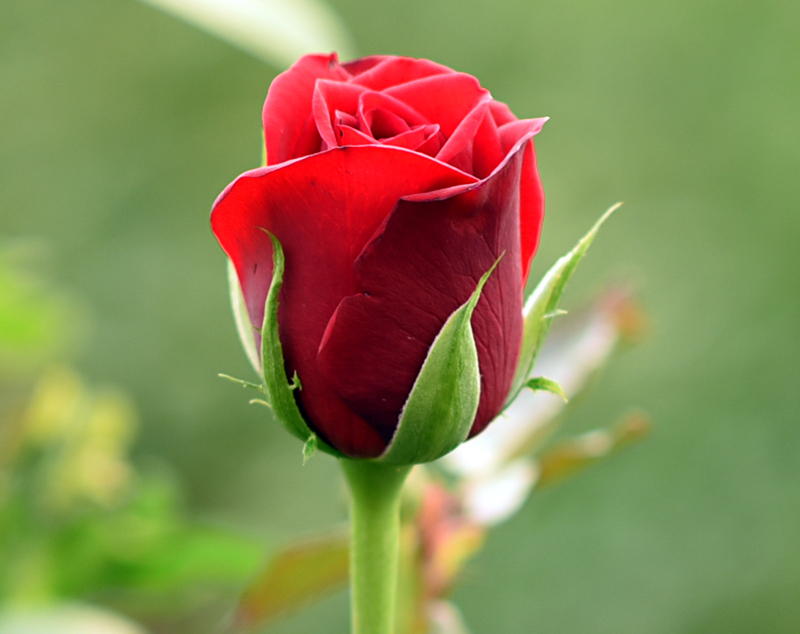
#> input picture Filters/1.jpg, 800 x 634 px
$ python Filters.py
#> lines starting #> are read from the running program, lines starting #| are printed output that depends on the picture; after the words box and inside, x2 and y2 are one past the last pixel; in counts of white or black regions, pixels touching at a corner belong together
import numpy as np
import cv2
import matplotlib
import matplotlib.pyplot as plt

filename = "1.jpg"
img = cv2.imread(filename, 0)
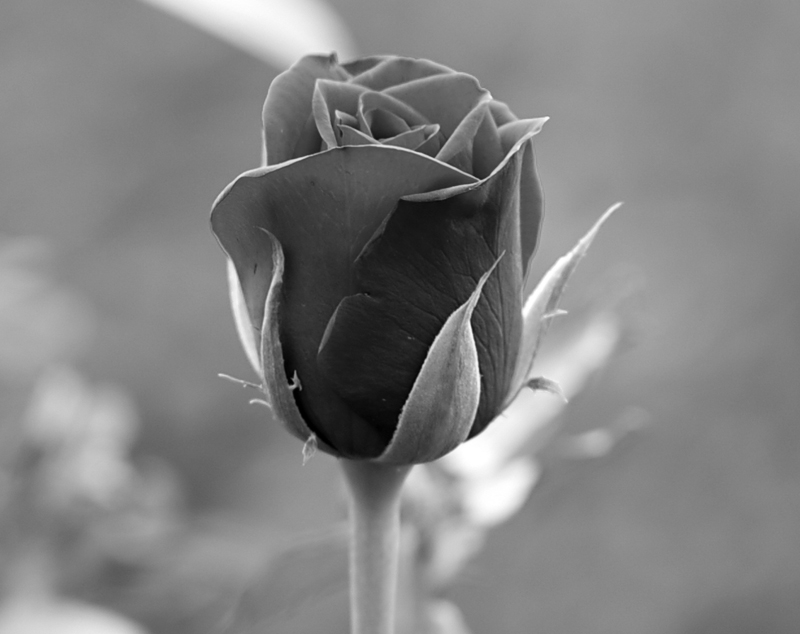
#> img: shape (634, 800); min 0, max 255, mean 130.2
row = len(img)
#> row = 634
column = len(img[0])
#> column = 800
"""**************************************************************************"""


def gaussian_kernel(size, size_y=None):
    size = int(size)
    if not size_y:
        size_y = size
    else:
        size_y = int(size_y)
    x, y = np.mgrid[-size:size + 1, -size_y:size_y + 1]
    g = np.exp(-(x ** 2 / float(size) + y ** 2 / float(size_y)))
    return g / g.sum()


"""**************************************************************************"""

gaussian_kernel_array = gaussian_kernel(2)
# print(gaussian_kernel_array)

img2 = cv2.filter2D(img, -1, gaussian_kernel_array)

"""plt.imshow(gaussian_kernel_array, cmap=plt.get_cmap('jet'), interpolation='nearest')
plt.colorbar()
plt.show()"""
H = np.zeros((row, column))
R = 80
for i in range(row):
    for j in range(column):
        if ((i - row / 2 - 1) * (i - row / 2 - 1) + (j - column / 2 - 1) * (j - column / 2 - 1)) < R * R:
            H[i, j] = 1
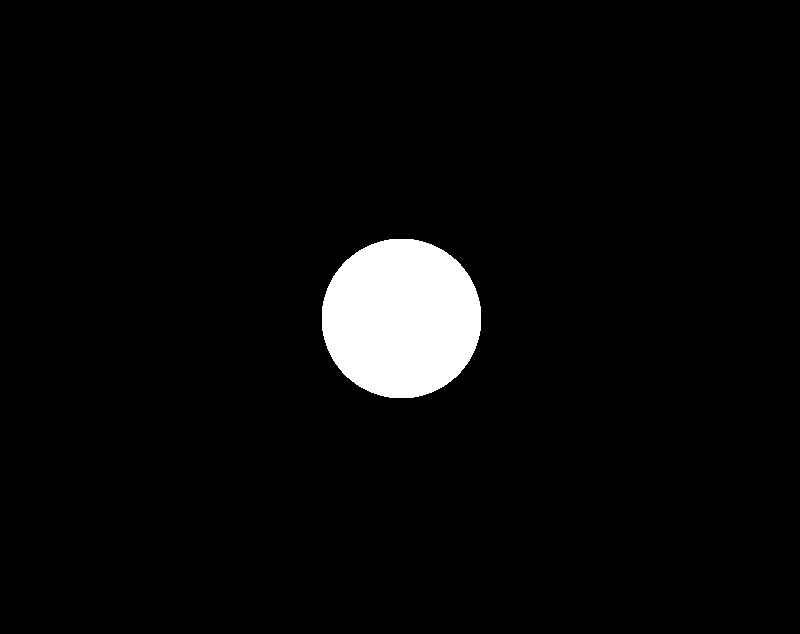
#> H: shape (634, 800) float64; values 0 (black) and 1 (white), 4% white; 1 white region, box (x1, y1, x2, y2) and area: (322, 239, 481, 398) 20069

f = np.fft.fft2(img)
fshift = np.fft.fftshift(f)
magnitude_spectrum = 20 * np.log(np.abs(fshift))
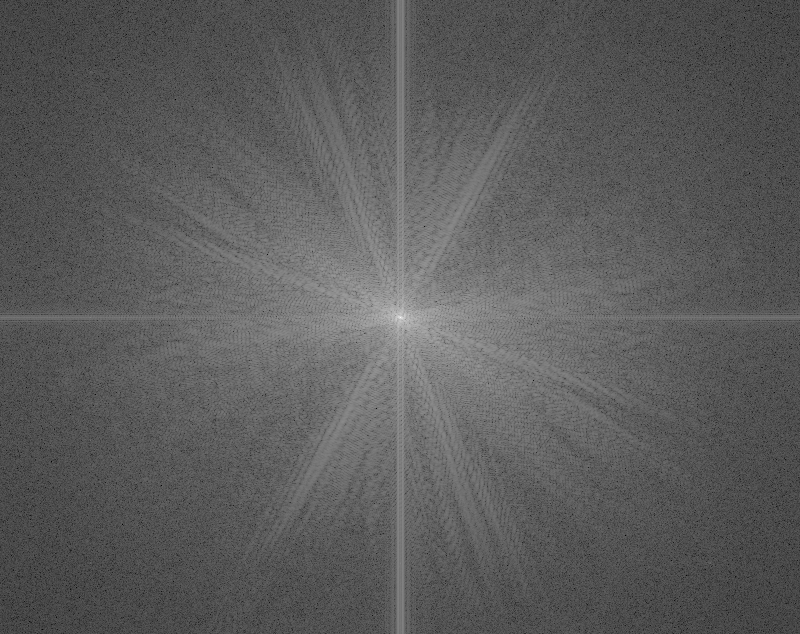
#> magnitude_spectrum: shape (634, 800) float64; min 16.12, max 360.1, mean 140.4; drawn with min black and max white
magnitude_spectrum = np.asarray(magnitude_spectrum, np.uint8)
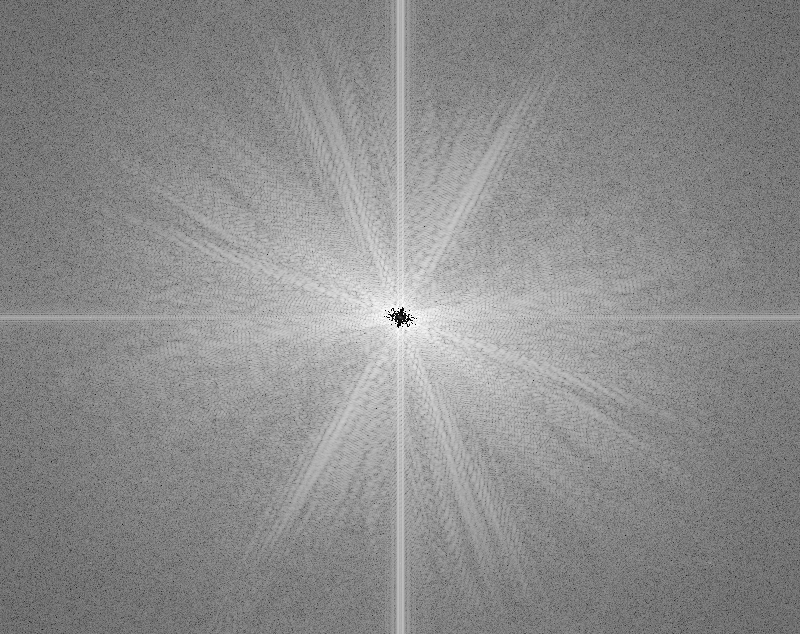
#> magnitude_spectrum: shape (634, 800); min 0, max 255, mean 139.8

F = fshift * H

f_ishift = np.fft.ifftshift(F)
img_back = np.fft.ifft2(f_ishift)
MS = 20 * np.log(np.abs(img_back))
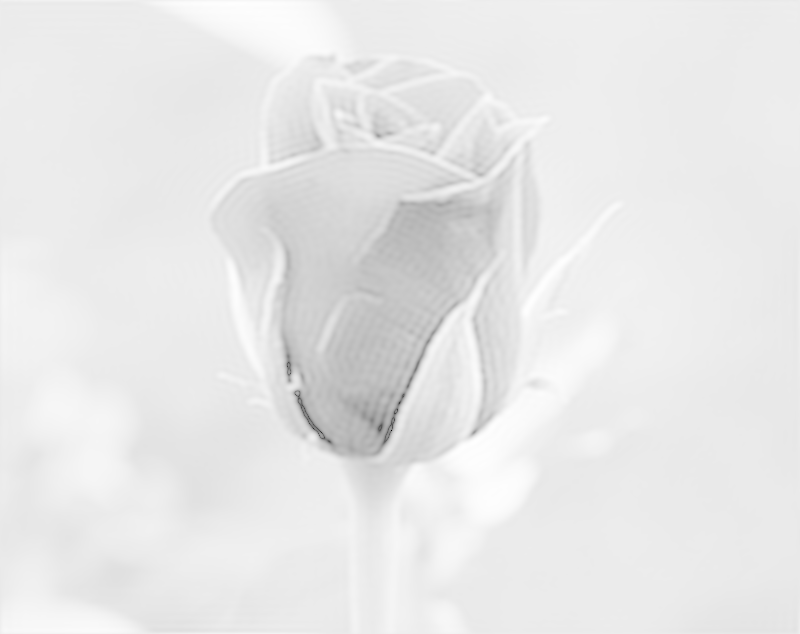
#> MS: shape (634, 800) float64; min -69.32, max 112.1, mean 95.8; drawn with min black and max white
MS = np.asarray(img_back, np.uint8)

cv2.imshow("1", img)
cv2.imshow("2", magnitude_spectrum)
cv2.imshow("3", MS)
cv2.imshow("4", img2)


cv2.waitKey(0)
cv2.destroyAllWindows()

$ run again, with Filters/2.jpg copied over Filters/1.jpg
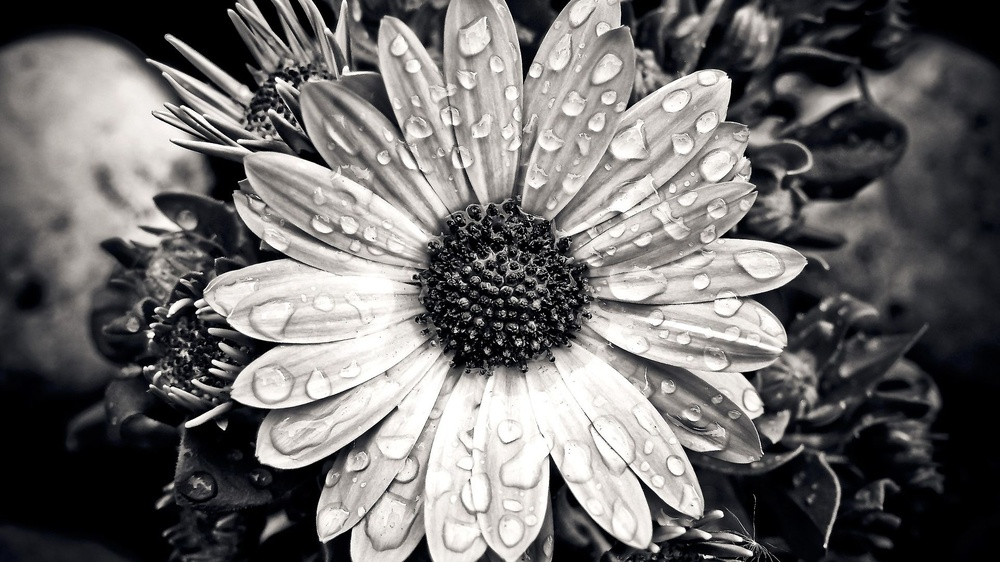
#> input picture Filters/2.jpg, 1000 x 562 px, shrunk from 1920 x 1080 before the run
#> row = 562
#> column = 1000
#> after the loop `for i in range(row):`:
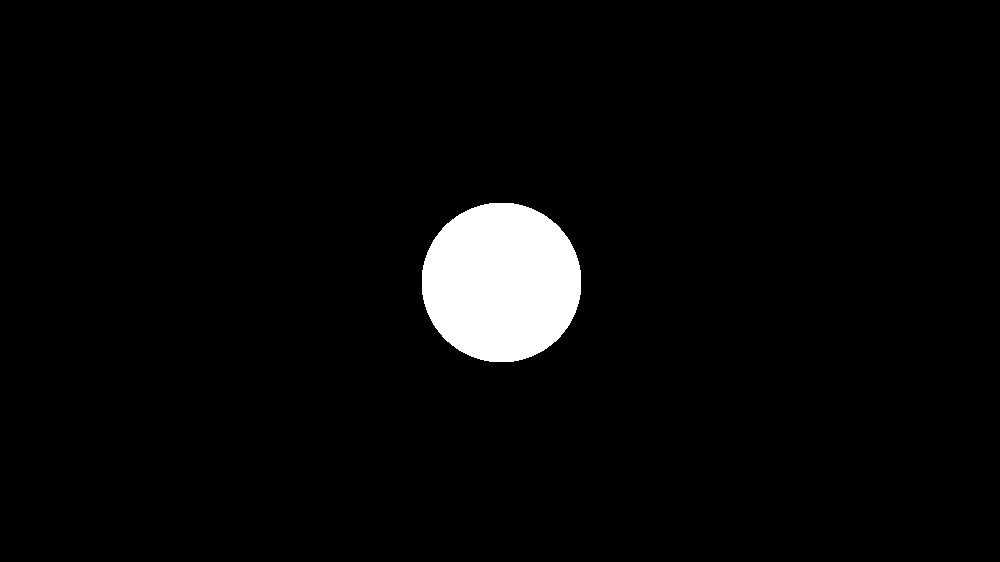
#> H: shape (562, 1000) float64; values 0 (black) and 1 (white), 3.6% white; 1 white region, box (x1, y1, x2, y2) and area: (422, 203, 581, 362) 20069
#> `MS = np.asarray(img_back, np.uint8)`:
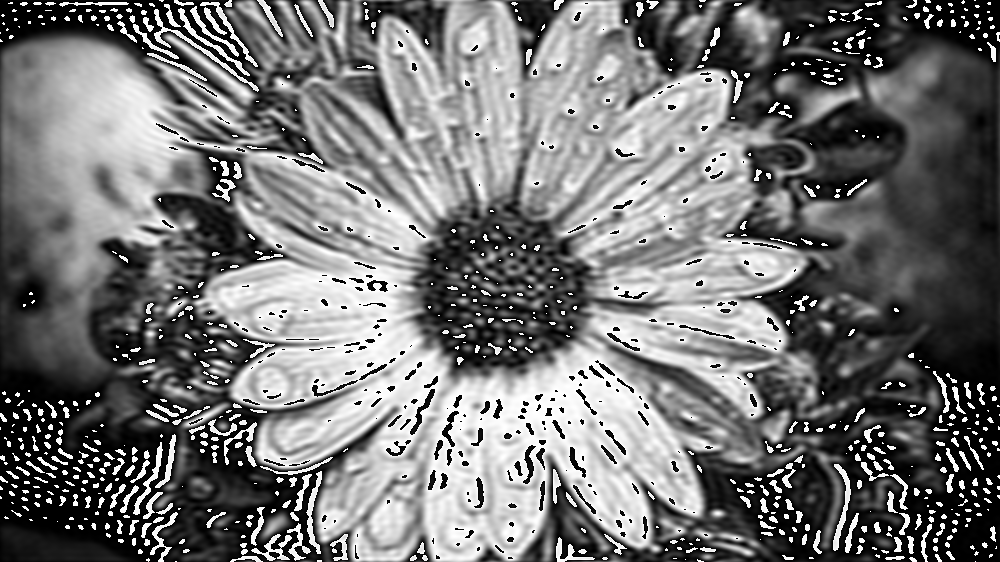
#> MS: shape (562, 1000); min 0, max 255, mean 115.7

$ run again, with Filters/3.bmp saved as Filters/1.jpg
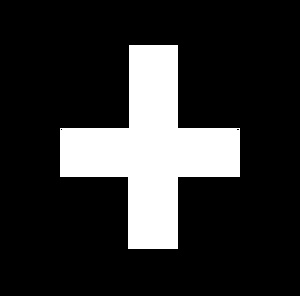
#> input picture Filters/3.bmp, 300 x 296 px
#> img is the input picture: shape (296, 300); min 0, max 255, mean 47.3
#> row = 296
#> column = 300
#> after the loop `for i in range(row):`:
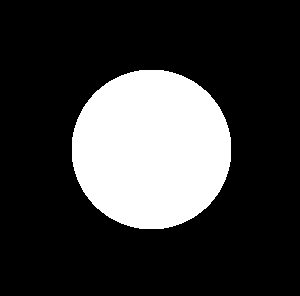
#> H: shape (296, 300) float64; values 0 (black) and 1 (white), 22.6% white; 1 white region, box (x1, y1, x2, y2) and area: (72, 70, 231, 229) 20069
#> `MS = np.asarray(img_back, np.uint8)`:
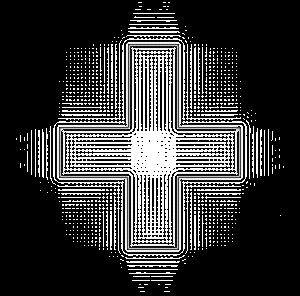
#> MS: shape (296, 300); min 0, max 255, mean 55
